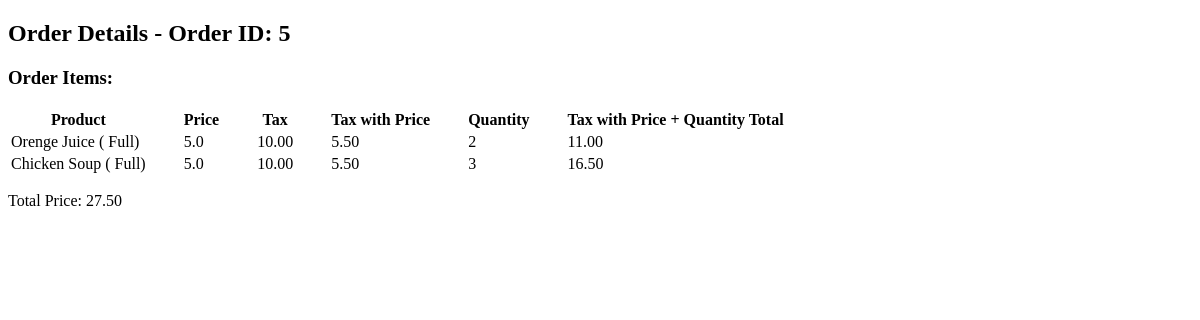
/order/5/, run on an earlier commit of the app's database.
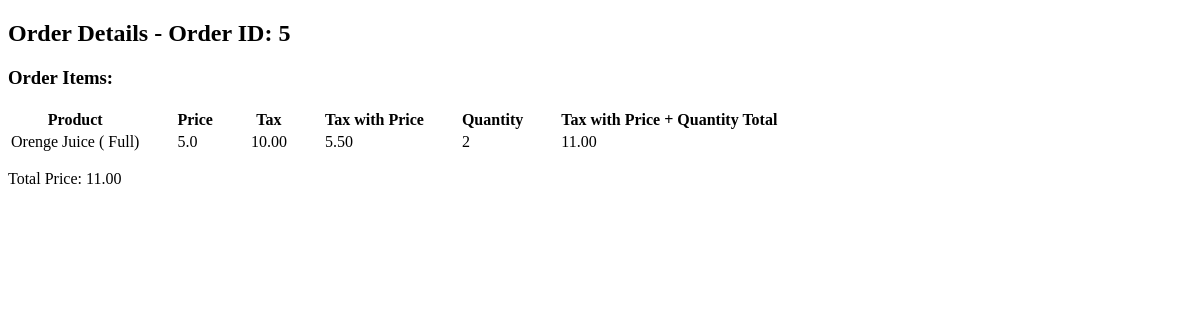
And on a later commit of the database.
### adminapp/models.py (models this page shows, shortened)
class Cart(models.Model):
    user = models.ForeignKey(User, on_delete=models.CASCADE)
    product_price = models.ForeignKey(ProductPrice, on_delete=models.CASCADE)
    quantity = models.PositiveIntegerField(default=1)
    product_price_dummy = models.CharField(max_length=100, null=True, blank=True)
    tax_dummy = models.CharField(max_length=100, null=True, blank=True)
    total = models.DecimalField(max_digits=10, decimal_places=2, null=True, blank=True)
    def get_total_price_with_tax(self):
        if self.product_price.discount_price is not None:
            price = self.product_price.discount_price
        else:
            price = self.product_price.actual_price
        tax_amount = Decimal(price) * Decimal(self.product_price.tax) / 100
        total_price_with_tax = (Decimal(price) + tax_amount) * Decimal(self.quantity)
        return total_price_with_tax
    def get_total_tax_with_price_and_quantity(self):
        if self.product_price.discount_price is not None:
            price = self.product_price.discount_price
        else:
            price = self.product_price.actual_price
        tax_amount = Decimal(price) * Decimal(self.product_price.tax) / 100
        total_tax_with_price_and_quantity = (tax_amount + Decimal(price)) * Decimal(self.quantity)
        return total_tax_with_price_and_quantity

class ProductPrice(models.Model):
    product = models.ForeignKey(Product, on_delete=models.CASCADE)
    name = models.CharField(max_length=50)
    actual_price = models.FloatField()
    discount_price = models.FloatField(null=True, blank=True)
    tax = models.DecimalField(max_digits=5, decimal_places=2)
    def calculate_actual_price_with_tax(self):
        price = self.actual_price
        tax_amount = Decimal(price) * Decimal(self.tax) / 100
        actual_price_with_tax = Decimal(price) + tax_amount
        return actual_price_with_tax
    def calculate_discount_price_with_tax(self):
        if self.discount_price is not None:  # Check if discount price is available
            price = self.discount_price
        else:
            price = self.actual_price
        tax_amount = Decimal(price) * Decimal(self.tax) / 100
        discount_price_with_tax = Decimal(price) + tax_amount
        return discount_price_with_tax

class Product(models.Model):
    name = models.CharField(max_length=100)
    category = models.ManyToManyField(Category)
    image = models.ImageField(upload_to='product_image', null=True)
    description = models.CharField(max_length=100, null=True)
    availability = models.BooleanField(default=False)

class Order(models.Model):
    TYPE = (
        ('Home Delivery', 'Home Delivery'),
        ('Take Away', 'Take Away'),
    )
    PAYMENT_MODE = (
        ('Cash on Delivery', 'Cash on Delivery'),
        ('Card on Delivery', 'Card on Delivery'),
    )
    STATUS = (
        ('Pending', 'Pending'),
        ('Order Confirmed', 'Order Confirmed'),
        ('Order Don', 'Order Don'),
        ('Cancel', 'Cancel'),
    )
    cart = models.ManyToManyField(Cart)
    reference_number = models.CharField(max_length=100, unique=True)
    order_type = models.CharField(max_length=100, choices=TYPE)
    name = models.CharField(max_length=200)
    whatsapp_number = models.CharField(max_length=20)
    contact_number = models.CharField(max_length=20)
    address_one = models.CharField(max_length=500)
    address_two = models.CharField(max_length=500)
    address_three = models.CharField(max_length=500)
    order_note = models.CharField(max_length=500)
    payment_mode = models.CharField(max_length=100, choices=PAYMENT_MODE)
    date = models.DateField()
    time = models.TimeField()
    status = models.CharField(max_length=100, choices=STATUS, default='Pending', null=True, blank=True)
    def get_product_total_price(self):
        total_price = Decimal(0)
        for order_item in self.cart.all():
            total_price += order_item.get_total_price_with_tax()
        return total_price

### adminapp/views.py (the view)
# urls.py: path('order/<int:order_id>/', views.order_details, name='order_details'),
def order_details(request, order_id):
    order = get_object_or_404(Order, id=order_id)
    return render(request, 'order_details.html', {'order': order})

### adminapp/templates/order_details.html (shortened to what this page needs)
<!DOCTYPE html>
<html lang="en">
<head>
</head>
<body>
  <h2>Order Details - Order ID: {{ order.id }}</h2>
<h3>Order Items:</h3>
<table>
  <thead>
    <tr>
      <th style="padding-right: 35px;">Product</th>
      <th style="padding-right: 35px;">Price</th>
      <th style="padding-right: 35px;">Tax</th>
      <th style="padding-right: 35px;">Tax with Price</th>
      <th style="padding-right: 35px;">Quantity</th>
      <th style="padding-right: 35px;">Tax with Price + Quantity Total</th>
    </tr>
  </thead>
  <tbody>
    {% for cart in order.cart.all %}
      <tr>
        <td style="padding-right: 35px;">{{ cart.product_price.product.name }} ( {{ cart.product_price.name}})</td>
        {% if cart.product_price.discount_price %}
          <td style="padding-right: 35px;">{{ cart.product_price.discount_price }}</td>
        {% else %}
          <td style="padding-right: 35px;">{{ cart.product_price.actual_price }}</td>
        {% endif %}
        <td style="padding-right: 35px;">{{ cart.product_price.tax }}</td>
        {% if cart.product_price.discount_price %}
          <td style="padding-right: 35px;">{{ cart.product_price.calculate_discount_price_with_tax }}</td>
        {% else %}
          <td style="padding-right: 35px;">{{ cart.product_price.calculate_actual_price_with_tax }}</td>
        {% endif %}
        <td style="padding-right: 35px;">{{ cart.quantity }}</td>
        <td style="padding-right: 35px;">{{ cart.get_total_tax_with_price_and_quantity }}</td>
      </tr>
    {% endfor %}
  </tbody>
</table>
<p>Total Price: {{ order.get_product_total_price }}</p>
</body>
</html>

What changed in the data, as far as the page shows it:
removed Cart: product_price.product.name "Chicken Soup", product_price.name "Full", product_price.actual_price "5.0", product_price.tax "10.00", product_price.calculate_actual_price_with_tax "5.50", quantity "3", get_total_tax_with_price_and_quantity "16.50"
computed for Order id 5: get_product_total_price "27.50" → "11.00"
